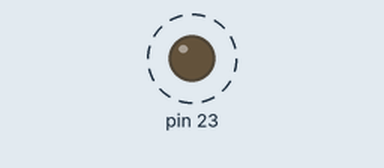
Recording of a sketch running on a simulated Arduino Uno, built with avr-gcc and run on an emulated ATmega328P. Parts: output pins drawn as LEDs (lit = HIGH). Dashed ring = blinking.

Above: at 0.5 s.
Timing chart, 0 to 4.8 s (numbered marks = the images above):
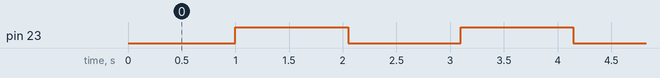

Measured:
- by itself, pin 23: alternates HIGH for 1.0 s and LOW for 1.0 s

The sketch:

lab1_ej3.ino
```cpp
#include <avr/io.h>
#include <avr/interrupt.h>

void setup() {
  cli();
  DDRB |= _BV(DDB7);
  //prescaler 256
  TCCR1A = 0;        // set entire TCCR1A register to 0
  TCCR1B = 0b00000100; //prescaler a 256

  // initialize counter
  //2^16 - 62500
  TCNT1 = 3036;


  // enable overflow interrupt
  TIMSK1 |= (1 << TOIE1);

  // enable global interrupts

  sei();
}

void loop() {
  // put your main code here, to run repeatedly:
}


ISR(TIMER1_OVF_vect)
{
    PINB = _BV(PORTB7);
}
```
